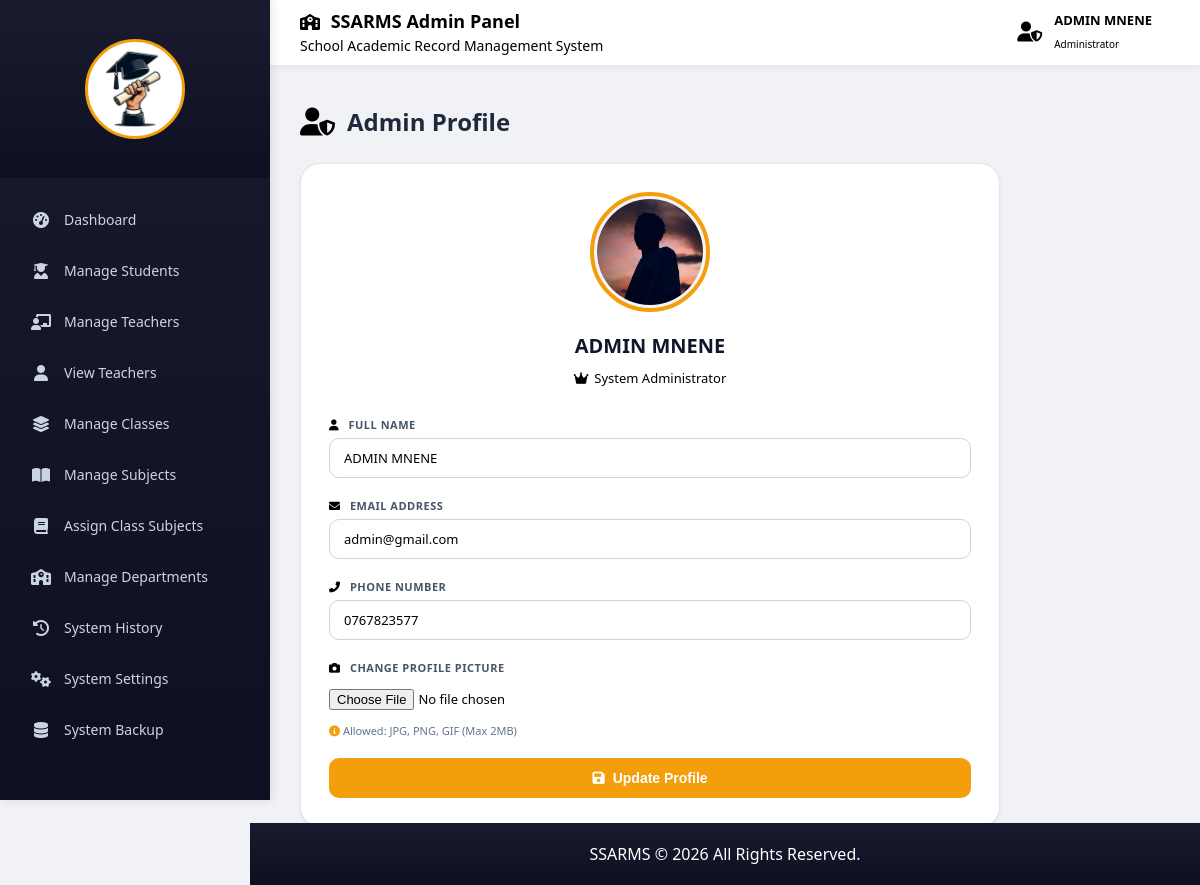
Screenshot of /admin/admin_profile.php (signed in) with the database file from the repository.
### tables this page shows
CREATE TABLE `users` (
  `user_id` int(11) NOT NULL AUTO_INCREMENT,
  `full_name` varchar(150) NOT NULL,
  `email` varchar(150) NOT NULL,
  `password` varchar(255) NOT NULL,
  `role` enum('admin','teacher','student','academic') NOT NULL,
  `phone` varchar(20) DEFAULT NULL,
  `gender` enum('male','female') DEFAULT NULL,
  `created_at` timestamp NULL DEFAULT current_timestamp(),
  `reset_token` varchar(255) DEFAULT NULL,
  `profile_pic` varchar(255) DEFAULT NULL,
  `status` enum('active','suspended') DEFAULT 'active',
  PRIMARY KEY (`user_id`),
  UNIQUE KEY `email` (`email`)
);

### admin/admin_profile.php (the view, shortened to what this page needs)
<!DOCTYPE html>
<html lang="en">
<head>
    <link rel="stylesheet" href="https://cdnjs.cloudflare.com/ajax/libs/font-awesome/6.0.0/css/all.min.css">
</head>
<body>
<?php include 'admin_sidebar.php'; ?>
<?php include 'admin_topbar.php'; ?>
<div class="main">
    <div class="page-title">
        <i class="fas fa-user-shield"></i>
        Admin Profile
    </div>
    <div class="profile-card">
        <div class="profile-image">
            <img
                src="../uploads/<?php echo !empty($admin['profile_pic']) ? htmlspecialchars($admin['profile_pic']) : 'default.png'; ?>"
                alt="Admin Profile"
                onerror="this.src='https://via.placeholder.com/120?text=Admin'"
            >
            <h2><?php echo htmlspecialchars($admin['full_name'] ?? 'Admin User'); ?></h2>
            <div class="profile-role">
                <i class="fas fa-crown"></i> System Administrator
            </div>
        </div>
        <form method="POST" enctype="multipart/form-data">
            <div class="form-group">
                <label><i class="fas fa-user"></i> Full Name</label>
                <input
                    type="text"
                    name="full_name"
                    required
                    placeholder="Enter your full name"
                    value="<?php echo htmlspecialchars($admin['full_name'] ?? ''); ?>"
                >
            </div>
            <div class="form-group">
                <label><i class="fas fa-envelope"></i> Email Address</label>
                <input
                    type="email"
                    name="email"
                    required
                    placeholder="admin@example.com"
                    value="<?php echo htmlspecialchars($admin['email'] ?? ''); ?>"
                >
            </div>
            <div class="form-group">
                <label><i class="fas fa-phone-alt"></i> Phone Number</label>
                <input
                    type="text"
                    name="phone"
                    placeholder="+255 XXX XXX XXX"
                    value="<?php echo htmlspecialchars($admin['phone'] ?? ''); ?>"
                >
            </div>
            <div class="form-group">
                <label><i class="fas fa-camera"></i> Change Profile Picture</label>
                <input
                    type="file"
                    name="profile_pic"
                    accept="image/*"
                >
                <small>
                    <i class="fas fa-info-circle"></i> Allowed: JPG, PNG, GIF (Max 2MB)
                </small>
            </div>
            <button type="submit" name="update_profile" class="update-btn">
                <i class="fas fa-save"></i>
                Update Profile
            </button>
        </form>
    </div>
</div>
<?php include '../footer.php'; ?>
</body>
</html>

### admin/admin_topbar.php (shortened to what this page needs)
<?php
include '../db.php';
$user_id = $_SESSION['user_id'] ?? 0;
$admin = [];
if ($user_id) {
    $query = mysqli_query($conn, "
        SELECT *
        FROM users
        WHERE user_id = '$user_id'
    ");
    $admin = mysqli_fetch_assoc($query);
}
?>
<div class="topbar">
    <div class="topbar-left">
        <div>
            <h2>
                <i class="fas fa-school" style="color: linear-gradient(180deg, #1a1a2e 0%, #0f0f23 100%); font-size:16px; margin-right:6px;"></i>
                SSARMS Admin Panel
            </h2>
            <p>School Academic Record Management System</p>
        </div>
    </div>
    <div class="topbar-right">
        <div class="topbar-profile">
            <i class="fas fa-user-shield"></i>
            <div>
                <h4>
                    <?php echo htmlspecialchars($admin['full_name'] ?? 'Administrator'); ?>
                </h4>
                <span>Administrator</span>
            </div>
        </div>
    </div>
</div>

### admin/admin_profile.php (style rules this page uses)
* { margin:0; padding:0; box-sizing:border-box; }
body { font-family:'Segoe UI', sans-serif; background:#f0f2f5; }
.main { margin-left:270px; margin-top:85px; padding:20px 30px; min-height:100vh; }
.page-title { font-size:24px; font-weight:700; margin-bottom:25px; display:flex; align-items:center; gap:12px; color:#1e293b; }
.page-title i { color: black; font-size:28px; }
.profile-card { max-width:700px; background:#fff; border-radius:20px; padding:28px; border:1px solid #e2e8f0; box-shadow:0 1px 3px rgba(0,0,0,0.08); }
.profile-image { text-align:center; margin-bottom:25px; }
.profile-image img { width:120px; height:120px; border-radius:50%; object-fit:cover; border:4px solid #f59e0b; background:#f1f5f9; padding:3px; }
.profile-image h2 { margin-top:15px; color:#0f172a; font-size:20px; }
.profile-role { color: black; font-size:13px; margin-top:5px; display:inline-flex; align-items:center; gap:6px; padding:5px 15px; border-radius:30px; }
.form-group { margin-bottom:20px; }
.form-group label { display:block; margin-bottom:6px; font-size:11px; font-weight:700; text-transform:uppercase; letter-spacing:0.5px; color:#475569; }
.form-group label i { margin-right:6px; color: black; }
.form-group input { width:100%; padding:10px 14px; border-radius:10px; border:1px solid #cbd5e1; font-size:13px; outline:none; transition:0.2s; }
input[type="file"] { padding:8px 0; border:none; }
.update-btn { width:100%; background:#f59e0b; color:white; border:none; border-radius:10px; padding:12px; font-size:14px; font-weight:600; cursor:pointer; transition:0.2s; display:flex; align-items:center; justify-content:center; gap:8px; }
small { color:#64748b; font-size:11px; margin-top:5px; display:block; }
small i { color:#f59e0b; }

### admin/admin_sidebar.php (style rules this page uses)
* { margin: 0; padding: 0; box-sizing: border-box; }
body { font-family: 'Segoe UI', Arial, sans-serif; background: #f0f2f5; }
input, select, textarea { border: 1px solid #cbd5e1; border-radius: 8px; padding: 10px 12px; width: 100%; font-family: inherit; transition: all 0.3s ease; }

### admin/admin_topbar.php (style rules this page uses)
.topbar { position: fixed; top: 0; left: 270px; width: calc(100% - 270px); height: 65px; background: #ffffff; display: flex; align-items: center; justify-content: space-between; padding: 0 30px; border-bottom: 2px solid white; box-shadow: 0 2px 8px rgba(0,0,0,0.06); z-index: 100; }
.topbar-left { display: flex; align-items: center; gap: 15px; }
.topbar-left h2 { font-size: 18px; font-weight: 700; color: linear-gradient(180deg, #1a1a2e 0%, #0f0f23 100%); margin: 0 0 3px 0; }
.topbar-left p { font-size: 14px; color: linear-gradient(180deg, #1a1a2e 0%, #0f0f23 100%); margin: 0; }
.topbar-right { display: flex; align-items: center; }
.topbar-profile { display: flex; align-items: center; gap: 12px; background: white; padding: 8px 18px; }
.topbar-profile h4 { font-size: 13px; font-weight: 700; color: linear-gradient(180deg, #1a1a2e 0%, #0f0f23 100%); margin: 0 0 2px 0; }
.topbar-profile span { font-size: 10px; color: linear-gradient(180deg, #1a1a2e 0%, #0f0f23 100%); font-weight: 500; }
.topbar-profile i { font-size: 20px; color: linear-gradient(180deg, #1a1a2e 0%, #0f0f23 100%); }

### rows the page displays
users: full_name "ADMIN MNENE", profile_pic (picture), email "admin@gmail.com", phone "0767823577"
